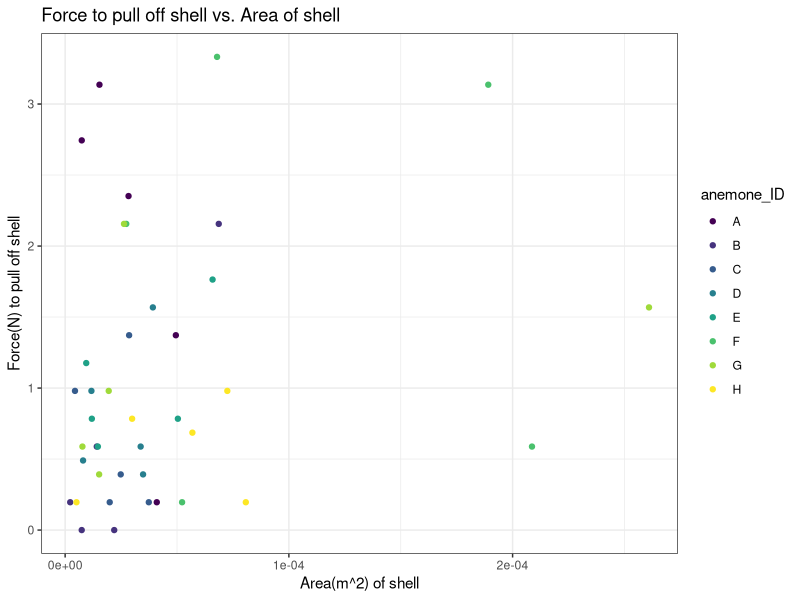
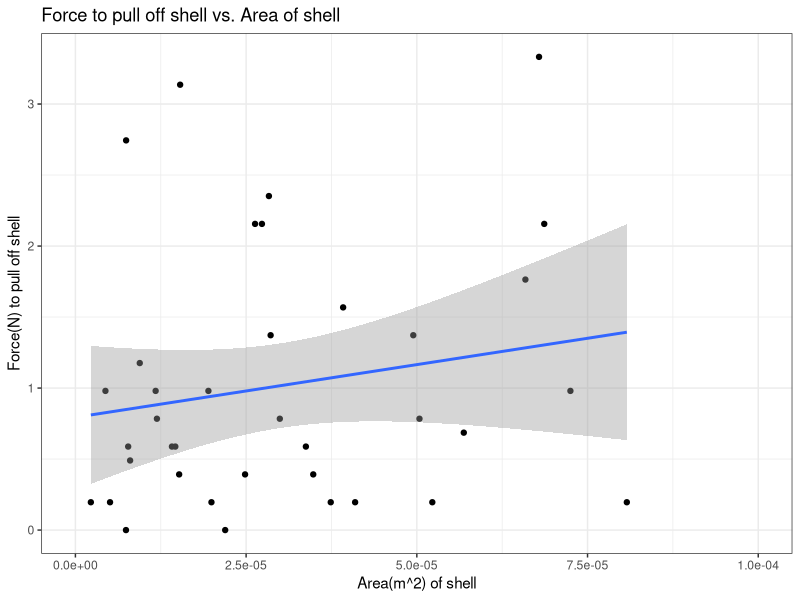
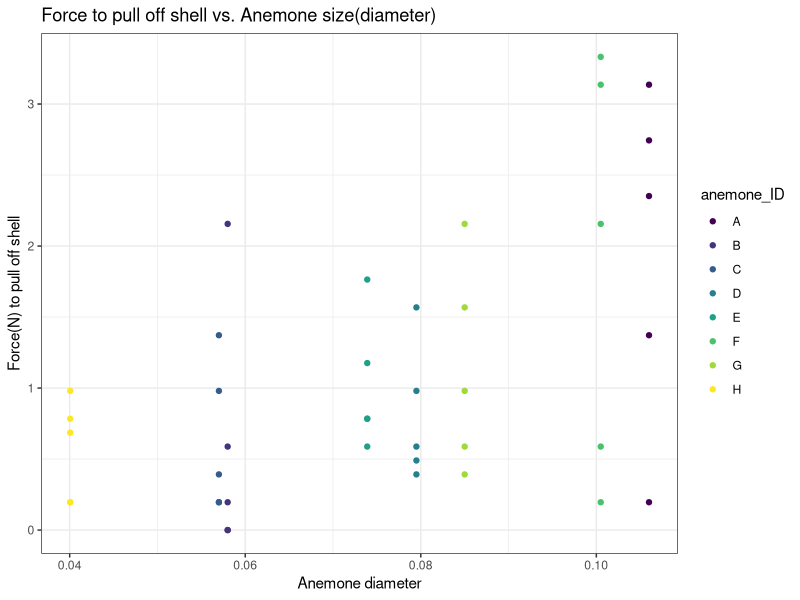
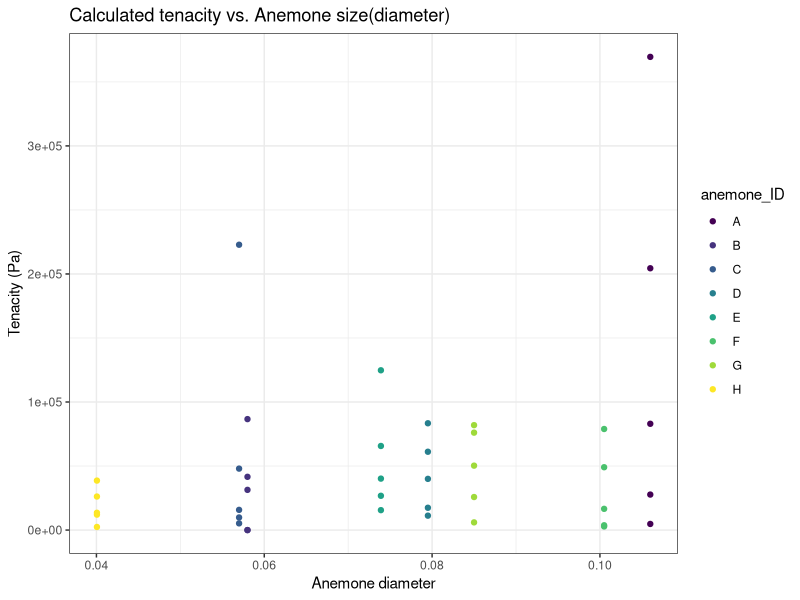
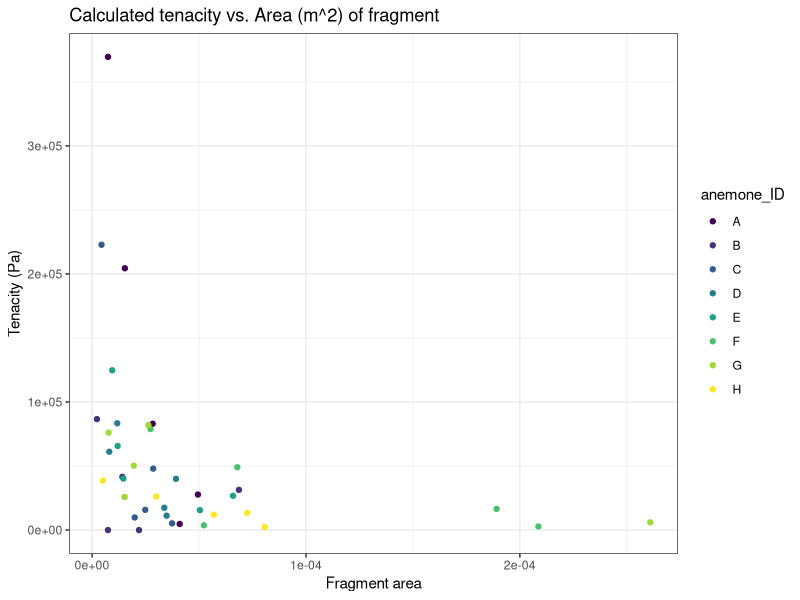
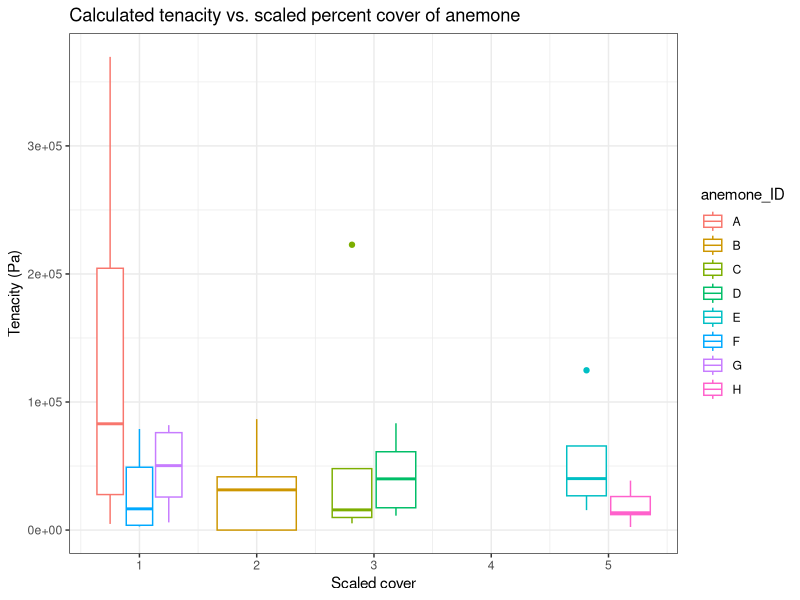
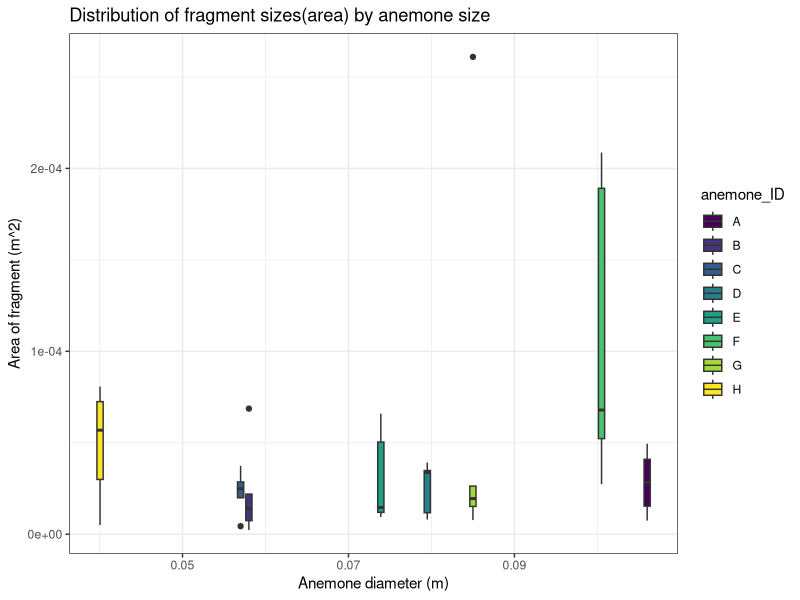
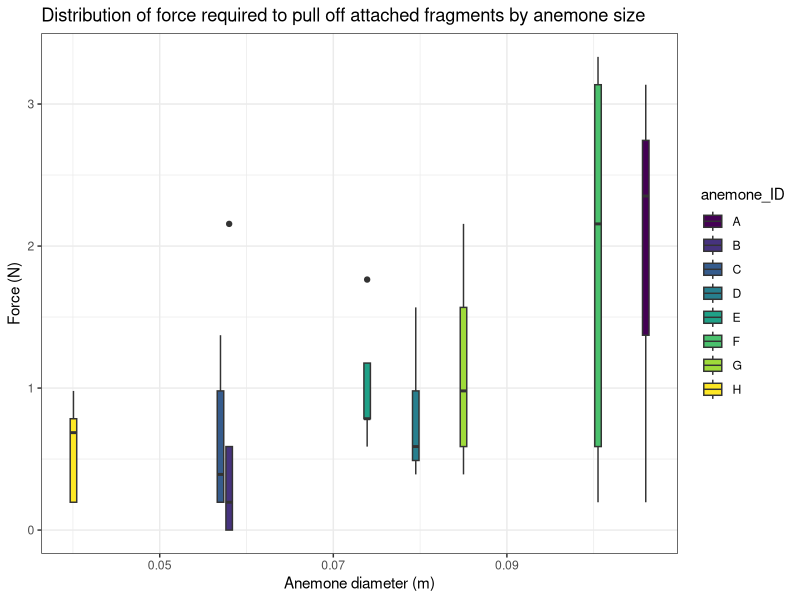

The R source for these figures, in order: (Note: this script raises an error after producing the figures.)
## ---- chunk 1
knitr::opts_chunk$set(echo = TRUE)
## ---- chunk 2
library(readr)
anemone_data <- read.csv("anemone_shell_data.csv")
lab_data <- read.csv("lab_anemones.csv")
## ---- chunk 3
library(tidyverse)
library(viridis)
## ---- chunk 4
cover_scale <- function (x) {ifelse(x== "<25", 1,{ifelse(x== ">25", 2, {ifelse(x== ">50", 3, {ifelse(x== "<75", 4,5)})})})}

anemone_data$cover_scaled <- cover_scale (anemone_data$shell_cover_percent)
## ---- chunk 5
dat_per_anemone <- anemone_data %>% group_by(anemone_ID,anemone_diameter_m) %>%
summarise(mean_force= mean(force_N), sd_force= sd(force_N), mean_s.area= mean(shell_area_m_sq), sd_s.area= sd(shell_area_m_sq), mean_tenacity= mean(tenacity_Pa), sd_tenacity= sd(tenacity_Pa))
## ---- chunk 6
dat_summary <-  anemone_data %>%
summarise(min_dia= min(anemone_diameter_m), mean_dia= mean(anemone_diameter_m), max_dia= max(anemone_diameter_m), sd_dia= sd(anemone_diameter_m), min_force= min(force_N), mean_force= mean(force_N),max_force= max(force_N), sd_force= sd(force_N), min_s.area= min(shell_area_m_sq), mean_s.area= mean(shell_area_m_sq),max_s.area= max(shell_area_m_sq), sd_s.area= sd(shell_area_m_sq), min_tenacity= min(tenacity_Pa), mean_tenacity= mean(tenacity_Pa),max_tenacity= max(tenacity_Pa), sd_tenacity= sd(tenacity_Pa), n=n())
## ---- chunk 7
library(broom)
library(dplyr)
sumstat <- anemone_data %>%
    select(
        `Anemone Diameter (m)` = anemone_diameter_m,
        `Force Required (N)` = force_N,
        ` Area of Fragment ( m^2)`= shell_area_m_sq,
        `Calculated Tenacity (Pa)` = tenacity_Pa
        ) %>%
  
    summarise_each(funs(mean, sd, min, max)) %>%

    gather(key, value, everything()) %>% 
    separate(key, into = c("variable", "stat"), sep = "_") %>%
    spread(stat, value) %>%

    select(variable, mean, sd, min, max)

sumstat
write.table(sumstat, file = "anemone_sumstats.txt", sep = ",", quote = FALSE, row.names = F)
## ---- chunk 8
a <- ggplot(data= anemone_data)+
  geom_point(mapping = aes(x= anemone_data$shell_area_m_sq, y= anemone_data$force_N, color= anemone_ID))
a+scale_color_viridis(discrete= TRUE, option = "D")+
  theme_bw()+
  labs(title ="Force to pull off shell vs. Area of shell", x="Area(m^2) of shell",  y= "Force(N) to pull off shell")
## ---- chunk 9
b <- ggplot(data= anemone_data, aes(x= anemone_data$shell_area_m_sq, y= anemone_data$force_N))+
  geom_point()+
   geom_smooth(method = "lm")+
  xlim(0, 1e-04)
b + theme_bw() +
  labs(title ="Force to pull off shell vs. Area of shell", x="Area(m^2) of shell",  y= "Force(N) to pull off shell")
## ---- chunk 10
c <- ggplot(data= anemone_data)+
  geom_point(mapping = aes(x= anemone_data$anemone_diameter_m, y= anemone_data$force_N, color= anemone_ID))
c+ scale_color_viridis(discrete= TRUE, option = "D")+
  theme_bw()+
  labs(title ="Force to pull off shell vs. Anemone size(diameter)", x="Anemone diameter",  y= "Force(N) to pull off shell")
## ---- chunk 11
ps <- ggplot(data= anemone_data)+
  geom_point(mapping = aes(x= anemone_data$anemone_diameter_m, y= anemone_data$tenacity_Pa, color= anemone_ID))
ps+ scale_color_viridis(discrete= TRUE, option = "D")+
  theme_bw()+
  labs(title ="Calculated tenacity vs. Anemone size(diameter)", x="Anemone diameter",  y= "Tenacity (Pa)")
## ---- chunk 12
pa <- ggplot(data= anemone_data)+
  geom_point(mapping = aes(x= anemone_data$shell_area_m_sq, y= anemone_data$tenacity_Pa, color= anemone_ID))
pa+ scale_color_viridis(discrete= TRUE, option = "D")+
  theme_bw()+
  labs(title ="Calculated tenacity vs. Area (m^2) of fragment", x="Fragment area",  y= "Tenacity (Pa)")
## ---- chunk 13
pc <- ggplot(data= anemone_data)+
  geom_boxplot(mapping = aes(x= anemone_data$cover_scaled, y= anemone_data$tenacity_Pa, color= anemone_ID))
pc+ scale_fill_viridis(discrete= TRUE, option = "D")+
  theme_bw()+
  labs(title ="Calculated tenacity vs. scaled percent cover of anemone", x="Scaled cover",  y= "Tenacity (Pa)")
## ---- chunk 14
d <- ggplot(data= anemone_data, mapping= aes(x= anemone_diameter_m, y= shell_area_m_sq, fill= anemone_ID ))+
  geom_boxplot()
d+ scale_fill_viridis(discrete= TRUE, option = "D")+
theme_bw()+
  labs(title ="Distribution of fragment sizes(area) by anemone size", x="Anemone diameter (m)",  y= "Area of fragment (m^2)")
ggsave("area_by_anemonesize.png", width= 10, height = 5)
## ---- chunk 15
e <- ggplot(data= anemone_data, mapping= aes(x= anemone_diameter_m, y= force_N, fill= anemone_ID ))+
  geom_boxplot()
e+scale_fill_viridis(discrete= TRUE, option = "D")+
  theme_bw()+
  labs(title ="Distribution of force required to pull off attached fragments by anemone size", x="Anemone diameter (m)",  y= "Force (N)")
ggsave("force_by_anemonesize.png", width= 10, height = 5)
## ---- chunk 16
f <- ggplot(data= anemone_data, mapping= aes(x= anemone_ID, y= tenacity_Pa, fill= anemone_diameter_mm ))+
  geom_boxplot()
  
f+scale_fill_viridis(discrete= FALSE, option = "D")+
  theme_bw()+
  labs(title ="Distribution of Calculated Tenacity Values per Anemone", x="Anemone ID",  y= "Tenacity (Pa)")+
geom_hline(aes(yintercept= 100900, linetype= "100900Pa"), size=0.75, show.legend=TRUE)+
  scale_linetype_manual( name= "Atmospheric Pressure", values= c(2))
ggsave("tenacity_byIDline.png", width= 10, height = 5)
## ---- chunk 17
logf <- ggplot(data= anemone_data, mapping= aes(x= anemone_ID, y= log(tenacity_Pa+1), fill= anemone_diameter_mm ))+
  geom_boxplot()
  
logf+scale_fill_viridis(discrete= FALSE, option = "D")+
  theme_bw()+
  labs(title ="Distribution of Calculated log(Tenacity) Values per Anemone", x="Anemone ID",  y= "log(Tenacity)")+
geom_hline(aes(yintercept= log(100900+1), linetype= "100900Pa"), size=0.75, show.legend=TRUE)+
  scale_linetype_manual( name= "Atmospheric Pressure", values= c(2))
ggsave("tenacity_byIDline.png", width= 10, height = 5)
## ---- chunk 18
hist(x= anemone_data$tenacity_Pa, data= anemone_data, xlab = "tenacity", main= "Distribution of tenacity ")
hist(x=log(anemone_data$tenacity_Pa), data= anemone_data, xlab = "log (tenacity)", main= "Distribution of log(tenacity) ")
## ---- chunk 19
anemone_summary <- anemone_data %>%
  summarise(average_tenacity = mean(tenacity_Pa), var_tenacity= var(tenacity_Pa), n= n(), se_tenacity= (sqrt(var_tenacity)/sqrt(n)))
anemone_summary$atmos_pressure <- 100900
anemone_summary$df_tenacity<- anemone_summary$n-1
anemone_summary$t_tenacity <- (anemone_summary$average_tenacity- anemone_summary$atmos_pressure)/anemone_summary$se_tenacity
anemone_summary$p_value <- pt(anemone_summary$t_tenacity, df= anemone_summary$df_tenacity, lower.tail=  TRUE)
anemone_summary$critical_val <- abs(qt(0.05, 39))

library(knitr)
t_table <- kable(anemone_summary, col.names= c("Average Tenacity (Pa)", "Variance", "n", "Standard Error", "Atmospheric Pressure (Pa)", "Degrees of freedom", "t statistic", "p-value", "Critical Value"))
t_table
write.table(anemone_summary, file = "t-test_field.txt", sep = ",", quote = FALSE, row.names = F)



t.test(x=anemone_data$tenacity_Pa, alternative = "less", mu= 100900, paired=FALSE)
t.test(x=anemone_data$tenacity_Pa, alternative = "two.sided", mu= 100900, paired=FALSE)
## ---- chunk 20
t.test(x=log(anemone_data$tenacity_Pa +1), alternative = "less", mu= log(100900+1), paired=FALSE)
t.test(x=anemone_data$tenacity_Pa, alternative = "two.sided", mu= 100900, paired=FALSE)
## ---- chunk 21
stats_per_anemone_summary <- dat_per_anemone %>%
  summarise(average_tenacity = mean(mean_tenacity), var_tenacity= var(mean_tenacity), n= n(), se_tenacity= (sqrt(var_tenacity)/sqrt(n)))
stats_per_anemone_summary$atmos_pressure <- 100900
stats_per_anemone_summary$df_tenacity<- stats_per_anemone_summary$n-1
stats_per_anemone_summary$t_tenacity <- (stats_per_anemone_summary$average_tenacity- stats_per_anemone_summary$atmos_pressure)/stats_per_anemone_summary$se_tenacity
stats_per_anemone_summary$p_value <- pt(stats_per_anemone_summary$t_tenacity, df= stats_per_anemone_summary$df_tenacity, lower.tail=  TRUE)
stats_per_anemone_summary$critical_val <- abs(qt(0.05, 39))

library(knitr)
t_table <- kable(stats_per_anemone_summary, col.names= c("Average Tenacity (Pa)", "Variance", "n", "Standard Error", "Atmospheric Pressure (Pa)", "Degrees of freedom", "t statistic", "p-value", "Critical Value"))
t_table
write.table(anemone_summary, file = "t-test_field_per anemone.txt", sep = ",", quote = FALSE, row.names = F)



t.test(x=dat_per_anemone$mean_tenacity, alternative = "less", mu= 100900, paired=FALSE)
t.test(x=anemone_data$tenacity_Pa, alternative = "two.sided", mu= 100900, paired=FALSE)

## ---- chunk 22
calc_samp <- 8*((anemone_summary$var_tenacity)/(anemone_summary$atmos_pressure)^2)
calc_samp
## ---- chunk 23
calc_lab <- 16*((anemone_summary$var_tenacity)/(0 -anemone_summary$average_tenacity)^2)
calc_lab
## ---- chunk 24

lab_exp <-subset(lab_data, lab_data$exp_treatment=="treatment")
lab_con <- subset(lab_data, lab_data$exp_treatment=="control")

## ---- chunk 25
f_exp <- ggplot(data= lab_exp, mapping= aes(x=anemone_diameter_mm, y= tenacity_Pa, fill=anemone_ID))+
  geom_boxplot()

  
f_exp+scale_fill_viridis(discrete= TRUE, option = "D")+
  theme_bw()+
  labs(title ="Distribution of Calculated Pressure Values by Anemone Size (Treatment group)", x="Anemone diameter (mm)",  y= "Pressure (Pa)")+
geom_hline(aes(yintercept= 100900, linetype= "100900Pa"), size=0.75, show.legend=TRUE)+
  scale_linetype_manual( name= "Atmospheric Pressure", values= c(2))
ggsave("pressure_bysizeline.png", width= 10, height = 5)
## ---- chunk 26
f_con <- ggplot(data= lab_con, mapping= aes(x=anemone_diameter_mm, y= tenacity_Pa, fill=anemone_ID))+
  geom_boxplot()

  
f_con+scale_fill_viridis(discrete= TRUE, option = "D")+
  theme_bw()+
  labs(title ="Distribution of Calculated Pressure Values by Anemone Size (Treatment group)", x="Anemone diameter (mm)",  y= "Pressure (Pa)")+
geom_hline(aes(yintercept= 100900, linetype= "100900Pa"), size=0.75, show.legend=TRUE)+
  scale_linetype_manual( name= "Atmospheric Pressure", values= c(2))
ggsave("pressure_bysizeline.png", width= 10, height = 5)
## ---- chunk 27
f_lab <- ggplot(data= lab_data, mapping= aes(x= anemone_ID, y= tenacity_Pa, fill= anemone_diameter_mm), position = position_dodge2(preserve = "total"))+
  geom_boxplot()

f_lab+ facet_grid(lab_data$exp_treatment)+
  scale_fill_viridis(discrete= FALSE, option = "D")+
  theme_bw()+
  labs(title ="Distribution of Calculated Tenacity Values per Anemone", x="Anemone ID",  y= "Tenacity (Pa)")+
geom_hline(aes(yintercept= 100900, linetype= "100900Pa"), size=0.75, show.legend=TRUE)+
  scale_linetype_manual( name= "Atmospheric Pressure", values= c(2))+
  geom_hline(aes(yintercept=0), size=0.75)
  
ggsave("tenacity_by_ID_lab.png", width= 10, height = 5)

## ---- chunk 28
logf_lab <- ggplot(data= lab_data, mapping= aes(x= anemone_ID, y= log(tenacity_Pa+1), fill= anemone_diameter_mm), position = position_dodge2(preserve = "total"))+
  geom_boxplot()

logf_lab+ facet_grid(lab_data$exp_treatment)+
  scale_fill_viridis(discrete= FALSE, option = "D")+
  theme_bw()+
  labs(title ="Distribution of Calculated log(Tenacity) Values per Anemone", x="Anemone ID",  y= "log(Tenacity)")+
geom_hline(aes(yintercept= log(100900+1), linetype= "100900Pa"), size=0.75, show.legend=TRUE)+
  scale_linetype_manual( name= "Atmospheric Pressure", values= c(2))+
  geom_hline(aes(yintercept= log(1)))
  
ggsave("tenacity_by_ID_lab.png", width= 10, height = 5)

## ---- chunk 29
exp_anemone_summary <- lab_exp %>%
  summarise(average_tenacity = mean(tenacity_Pa), var_tenacity= var(tenacity_Pa), n= n(), se_tenacity= (sqrt(var_tenacity)/sqrt(n)))
exp_anemone_summary$expected_tenacity <- 0
exp_anemone_summary$df_tenacity<- exp_anemone_summary$n-1
exp_anemone_summary$t_tenacity <- (exp_anemone_summary$average_tenacity- exp_anemone_summary$expected_tenacity)/exp_anemone_summary$se_tenacity
exp_anemone_summary$p_value <- pt(exp_anemone_summary$t_tenacity, df= exp_anemone_summary$df_tenacity, lower.tail=  FALSE)
exp_anemone_summary$critical_val <- abs(qt(0.05/2, 39))

library(knitr)
t_table <- kable(exp_anemone_summary, col.names= c("Average Pressure (Pa)", "Variance", "n", "Standard Error", "Expected Average Tenacity (Pa)", "Degrees of freedom", "t statistic", "p-value", "Critical Value"))
t_table
write.table(anemone_summary, file = "t-test_lab_treatment.txt", sep = ",", quote = FALSE, row.names = F)



t.test(x=lab_exp$tenacity_Pa, alternative = "greater", mu= 0, paired=FALSE)
t.test(x=lab_exp$tenacity_Pa, alternative = "two.sided", mu= 0, paired=FALSE)

## ---- chunk 30
t.test(x=log(lab_exp$tenacity_Pa+1), alternative = "greater", mu= log(0+1), paired=FALSE)
## ---- chunk 31
con_anemone_summary <- lab_con %>%
  summarise(average_tenacity = mean(tenacity_Pa), var_tenacity= var(tenacity_Pa), n= n(), se_tenacity= (sqrt(var_tenacity)/sqrt(n)))
con_anemone_summary$atmos_pressure <- 100900
con_anemone_summary$df_tenacity<- con_anemone_summary$n-1
con_anemone_summary$t_tenacity <- (con_anemone_summary$average_tenacity- con_anemone_summary$atmos_pressure)/con_anemone_summary$se_tenacity
con_anemone_summary$p_value <- pt(con_anemone_summary$t_tenacity, df= con_anemone_summary$df_tenacity, lower.tail=  TRUE)
con_anemone_summary$critical_val <- abs(qt(0.05/2, 29))
con_anemone_summary$lower_CI <- 


library(knitr)
t_table <- kable(con_anemone_summary, col.names= c("Average Pressure (Pa)", "Variance", "n", "Standard Error", "Atmospheric Pressure (Pa)", "Degrees of freedom", "t statistic", "p-value", "Critical Value"))
t_table
write.table(anemone_summary, file = "t-test_lab_control.txt", sep = ",", quote = FALSE, row.names = F)



t.test(x=lab_con$tenacity_Pa, alternative = "less", mu= 100900, paired=FALSE)
t.test(x=lab_con$tenacity_Pa, alternative = "two.sided", mu= 100900, paired=FALSE)

## ---- chunk 32
t.test(x=log(lab_con$tenacity_Pa+1), alternative = "less", mu= log(100900+1), paired=FALSE)
## ---- chunk 33
nested_a <- aov(tenacity_Pa ~ exp_treatment + Error(anemone_ID), data= lab_data)
tidy_a <- tidy(nested_a)%>%
  mutate(f= meansq/(lead(meansq)),
         p= pf(q=f, df1=df, df2=lead(df), lower.tail=FALSE))
tidy_a


lm(nested_a)


reg_a <- aov(tenacity_Pa ~ exp_treatment, data= lab_data)
tidy(reg_a)
linear <- lm(tenacity_Pa ~ exp_treatment, data= lab_data)
tidy(linear)

## ---- chunk 34
lab_data$log_tenacity <- log(lab_data$tenacity_Pa+1)
lognested_a <- aov(log_tenacity ~ exp_treatment + Error(anemone_ID), data= lab_data)
logtidy_a <- tidy(lognested_a)%>%
  mutate(f= meansq/(lead(meansq)),
         p= pf(q=f, df1=df, df2=lead(df), lower.tail=FALSE))
logtidy_a
